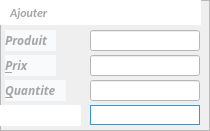
    <widget class="QFrame" name="frame_7">
     <property name="geometry">
      <rect>
       <x>1130</x>
       <y>5</y>
       <width>210</width>
       <height>131</height>
      </rect>
     </property>
     <property name="font">
      <font>
       <family>Onyx</family>
      </font>
     </property>
     <property name="styleSheet">
      <string notr="true">QPushButton{background-color:white;text-align:center; color : #000028; border: 0px solid #000028;}
QPushButton:hover{background-color:#287ee1;color:white;}
QPushButton:focus{background-color:#287ee1;color:white;}</string>
     </property>
     <property name="frameShape">
      <enum>QFrame::StyledPanel</enum>
     </property>
     <property name="frameShadow">
      <enum>QFrame::Raised</enum>
     </property>
     <widget class="QLineEdit" name="prodPrice">
      <property name="geometry">
       <rect>
        <x>90</x>
        <y>55</y>
        <width>110</width>
        <height>21</height>
       </rect>
      </property>
      <property name="font">
       <font>
        <family>Nirmala UI</family>
       </font>
      </property>
      <property name="styleSheet">
       <string notr="true">background-color: white;</string>
      </property>
     </widget>
     <widget class="QPushButton" name="prixLine">
      <property name="geometry">
       <rect>
        <x>5</x>
        <y>55</y>
        <width>51</width>
        <height>21</height>
       </rect>
      </property>
      <property name="font">
       <font>
        <family>Rockwell</family>
        <weight>75</weight>
        <italic>true</italic>
        <bold>true</bold>
       </font>
      </property>
      <property name="toolTip">
       <string>Prix du produit</string>
      </property>
      <property name="styleSheet">
       <string notr="true">QPushButton{background-color:#f9fafc;text-align:left; color : #a4a5a7; border: 0px solid #000028 }</string>
      </property>
      <property name="text">
       <string>&amp;Prix</string>
      </property>
      <property name="icon">
       <iconset>
        <normaloff>../../OLD/DESIGN/WIDGETS/ICONS/dollar-price-tag-.png</normaloff>../../OLD/DESIGN/WIDGETS/ICONS/dollar-price-tag-.png</iconset>
      </property>
     </widget>
     <widget class="QLineEdit" name="prodName">
      <property name="geometry">
       <rect>
        <x>90</x>
        <y>30</y>
        <width>110</width>
        <height>21</height>
       </rect>
      </property>
      <property name="font">
       <font>
        <family>Nirmala UI</family>
       </font>
      </property>
      <property name="styleSheet">
       <string notr="true">background-color: white;</string>
      </property>
     </widget>
     <widget class="QPushButton" name="qntLine">
      <property name="geometry">
       <rect>
        <x>5</x>
        <y>80</y>
        <width>61</width>
        <height>21</height>
       </rect>
      </property>
      <property name="font">
       <font>
        <family>Rockwell</family>
        <weight>75</weight>
        <italic>true</italic>
        <bold>true</bold>
       </font>
      </property>
      <property name="toolTip">
       <string>Quantité du produit</string>
      </property>
      <property name="styleSheet">
       <string notr="true">QPushButton{background-color:#f9fafc;text-align:left; color : #a4a5a7; border: 0px solid #000028 }</string>
      </property>
      <property name="text">
       <string>&amp;Quantite</string>
      </property>
      <property name="icon">
       <iconset>
        <normaloff>../../OLD/DESIGN/WIDGETS/ICONS/quantity.png</normaloff>../../OLD/DESIGN/WIDGETS/ICONS/quantity.png</iconset>
      </property>
     </widget>
     <widget class="QLineEdit" name="prodQnt">
      <property name="geometry">
       <rect>
        <x>90</x>
        <y>80</y>
        <width>110</width>
        <height>21</height>
       </rect>
      </property>
      <property name="font">
       <font>
        <family>Nirmala UI</family>
       </font>
      </property>
      <property name="toolTip">
       <string/>
      </property>
      <property name="styleSheet">
       <string notr="true">background-color: white;</string>
      </property>
     </widget>
     <widget class="QPushButton" name="prodLine">
      <property name="geometry">
       <rect>
        <x>5</x>
        <y>30</y>
        <width>51</width>
        <height>21</height>
       </rect>
      </property>
      <property name="font">
       <font>
        <family>Rockwell</family>
        <weight>75</weight>
        <italic>true</italic>
        <bold>true</bold>
       </font>
      </property>
      <property name="toolTip">
       <string>Ajouter manuellement un produit</string>
      </property>
      <property name="styleSheet">
       <string notr="true">QPushButton{background-color:#f9fafc;text-align:left; color : #a4a5a7; border: 0px solid #000028 }</string>
      </property>
      <property name="text">
       <string>Produit</string>
      </property>
      <property name="icon">
       <iconset>
        <normaloff>../../OLD/DESIGN/WIDGETS/ICONS/plus.png</normaloff>../../OLD/DESIGN/WIDGETS/ICONS/plus.png</iconset>
      </property>
     </widget>
     <widget class="QPushButton" name="addProd">
      <property name="geometry">
       <rect>
        <x>0</x>
        <y>0</y>
        <width>201</width>
        <height>25</height>
       </rect>
      </property>
      <property name="font">
       <font>
        <family>Calibri</family>
        <weight>75</weight>
        <italic>true</italic>
        <bold>true</bold>
       </font>
      </property>
      <property name="cursor">
       <cursorShape>PointingHandCursor</cursorShape>
      </property>
      <property name="toolTip">
       <string>Ajouter produit au panier</string>
      </property>
      <property name="statusTip">
       <string>Ajouter un produit au panier...</string>
      </property>
      <property name="styleSheet">
       <string notr="true">QPushButton{background-color:white; color : #a4a5a7; border: 0px solid #000028 ;  text-align:left; padding-left:10px;}
QPushButton:hover{background-color:white;color:white;border: 0px solid #ecf0f5}
QPushButton:focus{color:#00ea00}</string>
      </property>
      <property name="text">
       <string>Ajouter</string>
      </property>
      <property name="icon">
       <iconset>
        <normaloff>../../IMAGES/Icons/ajouter.png</normaloff>../../IMAGES/Icons/ajouter.png</iconset>
      </property>
      <property name="iconSize">
       <size>
        <width>21</width>
        <height>21</height>
       </size>
      </property>
      <property name="shortcut">
       <string>Return</string>
      </property>
     </widget>
     <widget class="QLineEdit" name="prodBC">
      <property name="geometry">
       <rect>
        <x>90</x>
        <y>105</y>
        <width>110</width>
        <height>20</height>
       </rect>
      </property>
      <property name="font">
       <font>
        <family>Nirmala UI</family>
       </font>
      </property>
      <property name="styleSheet">
       <string notr="true">background-color: white;border:1px solid #3498DB;</string>
      </property>
     </widget>
     <widget class="QPushButton" name="addProdBC">
      <property name="geometry">
       <rect>
        <x>0</x>
        <y>105</y>
        <width>81</width>
        <height>21</height>
       </rect>
      </property>
      <property name="font">
       <font>
        <family>Rockwell</family>
        <weight>75</weight>
        <italic>true</italic>
        <bold>true</bold>
       </font>
      </property>
      <property name="cursor">
       <cursorShape>PointingHandCursor</cursorShape>
      </property>
      <property name="toolTip">
       <string>Ajouter au panier</string>
      </property>
      <property name="statusTip">
       <string>Ajouter le produit au paner via le codebar</string>
      </property>
      <property name="styleSheet">
       <string notr="true">QPushButton{text-align:center; color : black; border: 0px solid #000028  ;  text-align:center;}
QPushButton:hover{background-color:#ecf0f5;color:#000028;  height:35px;border: 1px solid #ecf0f5}
QPushButton:focus{color:#ecf0f5}</string>
      </property>
      <property name="text">
       <string/>
      </property>
      <property name="icon">
       <iconset>
        <normaloff>../../IMAGES/Icons/Barcode.png</normaloff>../../IMAGES/Icons/Barcode.png</iconset>
      </property>
      <property name="iconSize">
       <size>
        <width>16</width>
        <height>16</height>
       </size>
      </property>
      <property name="shortcut">
       <string>Ins</string>
      </property>
     </widget>
    </widget>
